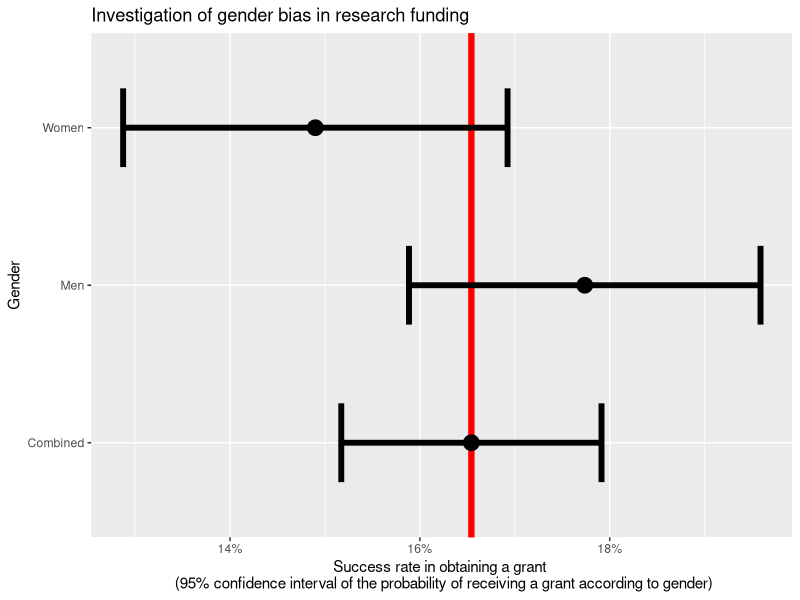
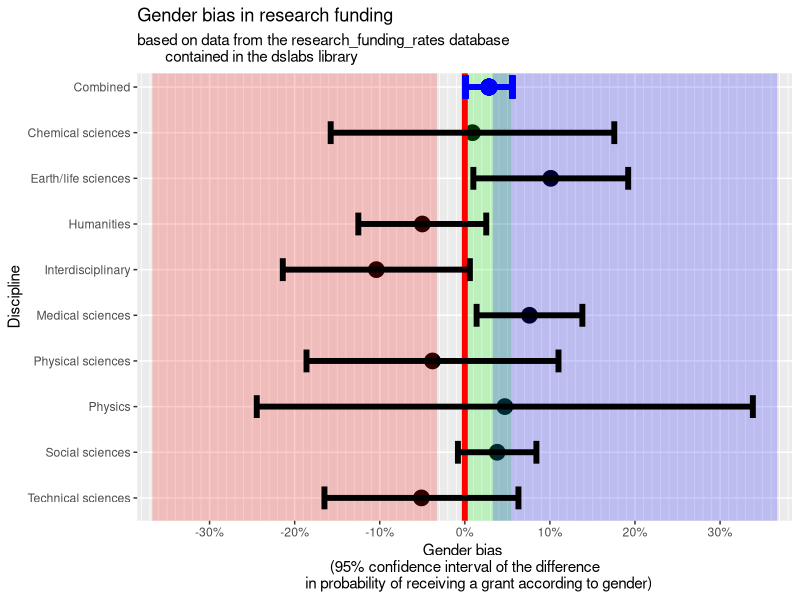
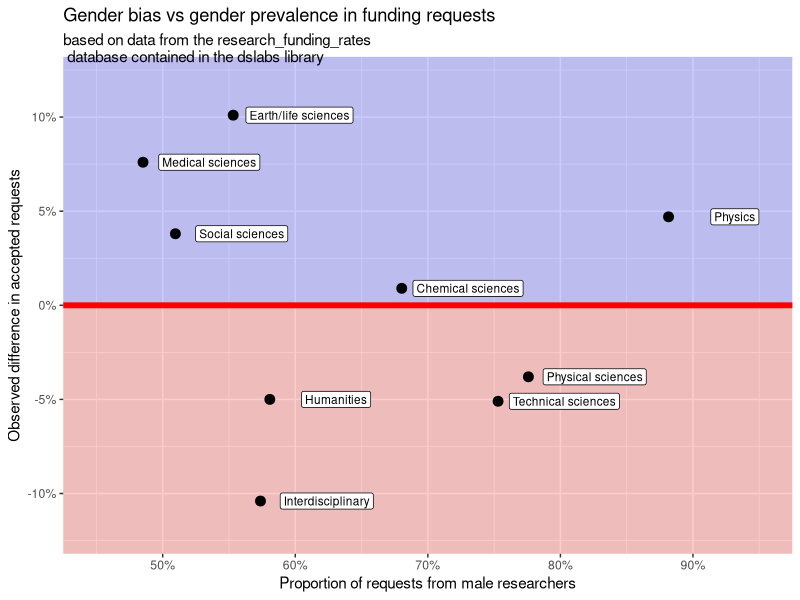

Here is the R script that generated these plots, in order:
## ---- chunk 1
knitr::opts_chunk$set(echo=TRUE, error=FALSE, warning=FALSE, message=FALSE, collapse=TRUE)
options(digits = 3)
## ---- chunk 2
if (! "tidyverse" %in% installed.packages()) {install.packages("tidyverse")}
if (! "ggplot2" %in% installed.packages()) {install.packages("ggplot2")}
if (! "dslabs" %in% installed.packages()) {install.packages("dslabs")}

library(tidyverse)
library(dslabs)
library(ggplot2)

data("research_funding_rates")
## ---- chunk 3
# variables contained in the dataset
names(research_funding_rates)

# disciplines for which data is available
research_funding_rates$discipline

# total number of applications
sum(research_funding_rates$applications_total)

# total number of grants
sum(research_funding_rates$awards_total)

# total success rate
sum(research_funding_rates$awards_total) / sum(research_funding_rates$applications_total)
## ---- chunk 4
# summary statistics on the data
combined_results <- 
  research_funding_rates %>%
  summarize(grants = sum(awards_total),
            applications = sum(applications_total),
            success_rate = grants/applications,
            standard_error_estimate = sqrt(success_rate*(1-success_rate)/applications),
            ci_lower = qnorm(0.025,success_rate,standard_error_estimate),
            ci_upper = qnorm(0.975,success_rate,standard_error_estimate))

combined_results
## ---- chunk 5
# create distinct observations for men and women, group data by gender and calculate summary for each group
combined_results_by_gender <-
  research_funding_rates %>%
  mutate(Men = paste(awards_men,applications_men,success_rates_men),
         Women = paste(awards_women,applications_women,success_rates_women)) %>%
  select(discipline,Men,Women) %>%
  gather("gender","data",Men:Women) %>%
  mutate(grants = sapply(data,function(d){unlist(strsplit(d,split=" "))}[1]),
         applications = sapply(data,function(d){unlist(strsplit(d,split=" "))}[2]),
         success_rate = sapply(data,function(d){unlist(strsplit(d,split=" "))}[3])) %>%
  mutate(gender = as.factor(gender),
         grants = as.numeric(grants),
         applications = as.numeric(applications),
         success_rate = as.numeric(success_rate)/100) %>%
  select(-data) %>%
  group_by(gender) %>%
  summarize(grants = sum(grants),
            applications = sum(applications),
            success_rate = grants/applications,
            standard_error_estimate = sqrt(success_rate*(1-success_rate)/applications),
            ci_lower = qnorm(0.025,success_rate,standard_error_estimate),
            ci_upper = qnorm(0.975,success_rate,standard_error_estimate))

combined_results_by_gender
## ---- chunk 6
# add observation with combined results and plot observed values and error bars
combined_results_by_gender %>%
  add_case(gender="Combined",
           grants=combined_results$grants,
           applications=combined_results$applications,
           success_rate=combined_results$success_rate,
           standard_error_estimate=combined_results$standard_error_estimate,
           ci_lower=combined_results$ci_lower,
           ci_upper=combined_results$ci_upper) %>%
  ggplot(aes(x=success_rate,y=gender)) +
  geom_vline(xintercept=combined_results$success_rate,
             color='red',size=2) +
  geom_vline(xintercept=combined_results$success_rate,
             color='red',size=2) +
  geom_point(size=5) +
  geom_errorbar(aes(xmin=ci_lower,xmax=ci_upper),
                size=2, width=.5) +
  ggtitle("Investigation of gender bias in research funding") +
  xlab("Success rate in obtaining a grant \n (95% confidence interval of the probability of receiving a grant according to gender)") +
  ylab("Gender") +
  scale_x_continuous(labels = scales::percent)
## ---- chunk 7
# create object with total yay/nay for each gender
totals <- research_funding_rates %>%
  select(-discipline) %>%
  summarize_all(sum) %>%
  summarize(yes_men = awards_men,
            no_men = applications_men - awards_men,
            yes_women = awards_women,
            no_women = applications_women - awards_women)

# format as two-by-two table used in chi-squared calculation
two_by_two <- 
  data.frame(gender = c("men","women"),
             yes = c(totals$yes_men,totals$yes_women), 
             no = c(totals$no_men,totals$no_women))

# perform chi-squared test
two_by_two %>%
  select(-gender) %>%
  chisq.test()

# calculate odds ratio
odds_ratio <-
  (totals$yes_men / totals$no_men) / 
  (totals$yes_women / totals$no_women)
odds_ratio

## ---- chunk 8
# set number of simulation iteractions
N <- 10000

# run simulation
simulation <- replicate(N,{
  results_men <- 
    sample(c(1,0),
           combined_results_by_gender$applications[combined_results_by_gender$gender=="Men"],
           prob = c(combined_results$success_rate,1-combined_results$success_rate),
           replace = TRUE) %>%
    sum()
  results_women <- 
    sample(c(1,0),
           combined_results_by_gender$applications[combined_results_by_gender$gender=="Women"],
           prob = c(combined_results$success_rate,1-combined_results$success_rate),
           replace = TRUE) %>%
    sum()
  c(results_men,results_women)
})

# gather results into a data frame
monte_carlo_results <-
  data.frame(grants_men = simulation[1,],
             grants_women = simulation[2,],
             applications_men = combined_results_by_gender$applications
             [combined_results_by_gender$gender=="Men"],
             applications_women = combined_results_by_gender$applications
             [combined_results_by_gender$gender=="Women"]) %>%
  mutate(success_rate_men = grants_men / applications_men,
         success_rate_women = grants_women / applications_women,
         spread = success_rate_men - success_rate_women)

# calculate quantiles corresponding to the 95% range
monte_carlo_results$spread %>% quantile(c(0.025,0.975))

## ---- chunk 9
# calculate the spread from the dataset
actual_spread <-
  combined_results_by_gender$success_rate[combined_results_by_gender$gender == "Men"] - 
  combined_results_by_gender$success_rate[combined_results_by_gender$gender == "Women"]

# estimate the standard error based on the number of observations
standard_error_estimate <-
  sqrt(
  combined_results_by_gender$standard_error_estimate[combined_results_by_gender$gender == "Men"]^2 +
  combined_results_by_gender$standard_error_estimate[combined_results_by_gender$gender == "Women"]^2)
  
# evaluate the simulation results for the percentage of cases with discrepancy matching the data
spread_extreme <- mean(monte_carlo_results$spread >= actual_spread | monte_carlo_results$spread <= -actual_spread)
spread_extreme
## ---- chunk 10
# calculate spread, estimated standard error and favored gender and arrange according to spread
totals_per_discipline <-
  research_funding_rates %>%
  mutate(success_rates_men = success_rates_men/100,
         success_rates_women = success_rates_women/100) %>%
  mutate(se_men = sqrt(success_rates_men*(1-success_rates_men)/applications_men),
         se_women = sqrt(success_rates_women*(1-success_rates_women)/applications_women),
         spread = success_rates_men - success_rates_women,
         se_spread = sqrt(se_men^2 + se_women^2)) %>%
  select(discipline,success_rates_men,success_rates_women,se_men,se_women,spread,se_spread) %>%
  add_case(discipline = "Combined",
           spread = actual_spread,
           se_spread = standard_error_estimate) %>%
  mutate(p_null = pnorm(0,spread,se_spread),
         ci_lower = qnorm(0.025,spread,se_spread),
         ci_upper = qnorm(0.975,spread,se_spread),
         include_zero = 0>qnorm(0.025,spread,se_spread) & 0<qnorm(0.975,spread,se_spread),
         favorite = ifelse(spread>0,"Men","Women")) %>%
  arrange(spread)

# print relevant variables
totals_per_discipline %>%
  filter(discipline != "Combined") %>%
  select(discipline,spread,ci_lower,ci_upper,favorite)
## ---- chunk 11
# create and populate plot
totals_per_discipline %>%
  ggplot(aes(x=spread,y=discipline)) +
  geom_point(size=5) +
  labs(title = "Gender bias in research funding",
       subtitle = "based on data from the research_funding_rates database \r
       contained in the dslabs library") +
  xlab("Gender bias \n (95% confidence interval of the difference \r 
       in probability of receiving a grant according to gender)") +
  ylab("Discipline") +
  scale_y_discrete(limits = c("Technical sciences",
                              "Social sciences",
                              "Physics",
                              "Physical sciences",
                              "Medical sciences",
                              "Interdisciplinary",
                              "Humanities",
                              "Earth/life sciences",
                              "Chemical sciences",
                              "Combined")) +
  scale_x_continuous(breaks = seq(-.40,.40,.1), 
                     minor_breaks=seq(-.40,.40,.01),
                     labels = scales::percent) +
  coord_cartesian(xlim=c(-.35,.35),
                  ylim=c(1.1,9.7)) +
  geom_vline(xintercept = actual_spread, color = 'green', size = 15, alpha = 0.2) +
  geom_vline(xintercept = .2, color = 'blue', size = 96, alpha = 0.2) +
  geom_vline(xintercept = -.2, color = 'red', size = 96, alpha = 0.2) +
  geom_vline(xintercept=0,color='red', size = 2) +
  geom_errorbar(aes(xmin = spread-1.96*se_spread, xmax = spread+1.96*se_spread),
              size=2,width=.5) +
  geom_errorbar(aes(y = "Combined",
                    x = actual_spread,
                    xmin = qnorm(0.025,actual_spread,standard_error_estimate),
                    xmax = qnorm(0.975,actual_spread,standard_error_estimate)),
                size=2,width=.5,color='blue') +
  geom_point(aes(y = "Combined",
                 x = actual_spread),
             size=5, color='blue')
## ---- chunk 12
# calculate the ratio of men to women and the percentage of men for each discipline
gender_ratio <-
  research_funding_rates %>%
    mutate(spread = success_rates_men/100 - success_rates_women/100,
           men_women_ratio = applications_men/applications_women,
           men_proportion = applications_men/(applications_men+applications_women),
           prevalence = ifelse(men_proportion>.5,"Men","Women")) %>%
    select(discipline,spread,men_women_ratio,men_proportion,prevalence) %>%
    arrange(-men_proportion)

gender_ratio
## ---- chunk 13
# create and populate plot
gender_ratio %>%
  ggplot(aes(x=men_proportion,y=spread)) +
  geom_ribbon(inherit.aes = FALSE,
              mapping = aes(x=seq(-1,2,length.out=9),
                            ymax=.2,
                            ymin=0),
              alpha = 0.2, fill =  'blue') +
  geom_ribbon(inherit.aes = FALSE,
              mapping = aes(x=seq(-1,2,length.out=9),
                            ymax=0,
                            ymin=-.2),
              alpha = 0.2, fill =  'red') +
  geom_hline(yintercept = 0, color='red',size=2) +
  geom_label(aes(label=discipline),
             nudge_x=.05,nudge_y=0,size=3) +
  geom_point(size=3) +
  scale_x_continuous(labels=scales::percent) +
  scale_y_continuous(labels=scales::percent) +
  labs(title = "Gender bias vs gender prevalence in funding requests",
       subtitle = "based on data from the research_funding_rates \r database contained in the dslabs library") +
  xlab("Proportion of requests from male researchers") +
  ylab("Observed difference in accepted requests") +
  coord_cartesian(xlim=c(.45,.95),
                  ylim=c(-.12,.12))
